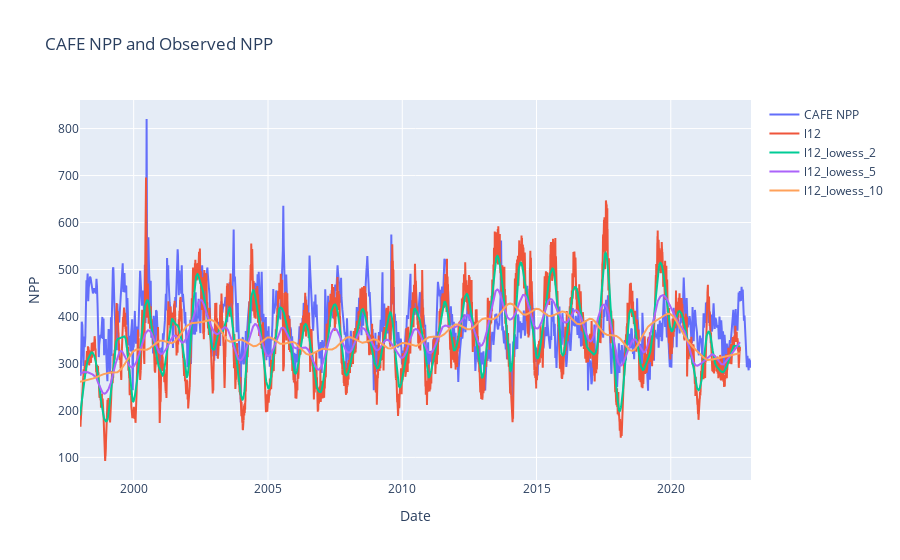

Write notebook code for a chart like this one.
### Markdown cell above
## Plotting

### Code cell
# Create the figure
fig = go.Figure()

# Add traces to the figure
fig.add_trace(go.Scatter(x=cafe_npp["time"].values, y=cafe_npp.data.flatten(), mode="lines", name="CAFE NPP"))

# Create traces

for var in ["l12", "l12_lowess_2", "l12_lowess_5", "l12_lowess_10"]:
    trace = go.Scatter(
        x=hot_obs_npp_xr_product["time"].values, y=hot_obs_npp_xr_product[var].data.flatten(), mode="lines", name=var
    )
    fig.add_trace(trace)


# Update layout
fig.update_layout(title="CAFE NPP and Observed NPP", xaxis_title="Date", yaxis_title="NPP")

# Show the figure
fig.show()

### Figure 1 — Plotly figure (JSON) as saved in the notebook; plotly's stock layout.template omitted (floating-point values rounded to 4 significant figures; data arrays with more than 128 entries replaced by an {"elided": "..."} marker saying what was removed)
{"data": [{"mode": "lines", "name": "CAFE NPP", "type": "scatter", "x": {"elided": "9127 str values"}, "y": {"elided": "9127 float values"}}, {"mode": "lines", "name": "l12", "type": "scatter", "x": {"elided": "8977 str values"}, "y": {"elided": "8977 float values"}}, {"mode": "lines", "name": "l12_lowess_2", "type": "scatter", "x": {"elided": "8977 str values"}, "y": {"elided": "8977 float values"}}, {"mode": "lines", "name": "l12_lowess_5", "type": "scatter", "x": {"elided": "8977 str values"}, "y": {"elided": "8977 float values"}}, {"mode": "lines", "name": "l12_lowess_10", "type": "scatter", "x": {"elided": "8977 str values"}, "y": {"elided": "8977 float values"}}], "layout": {"title": {"text": "CAFE NPP and Observed NPP"}, "xaxis": {"title": {"text": "Date"}}, "yaxis": {"title": {"text": "NPP"}}}}
